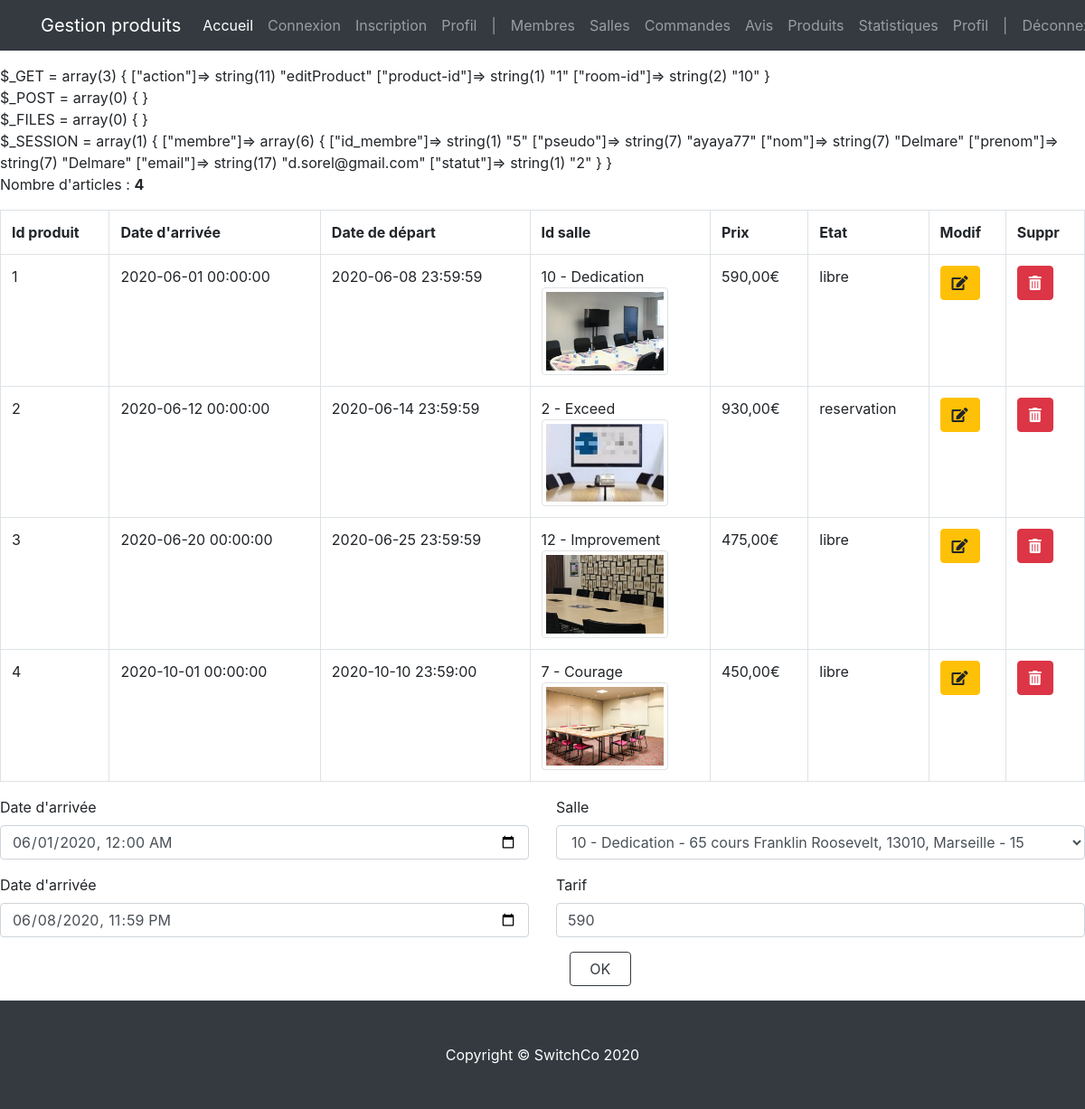
/index.php?action=editProduct&product-id=1&room-id=10& (signed in), run on the app's committed database.
### tables this page shows
CREATE TABLE `produit` (
  `id_produit` int(3) NOT NULL,
  `id_salle` int(3) NOT NULL,
  `date_arrivee` datetime NOT NULL,
  `date_depart` datetime NOT NULL,
  `prix` int(3) NOT NULL,
  `etat` enum('libre','reservation') NOT NULL DEFAULT 'libre'
);

CREATE TABLE `salle` (
  `id_salle` int(3) NOT NULL,
  `titre` varchar(200) NOT NULL,
  `description` text NOT NULL,
  `photo` varchar(200) DEFAULT NULL,
  `pays` varchar(20) NOT NULL,
  `ville` varchar(20) NOT NULL,
  `adresse` varchar(50) NOT NULL,
  `cp` int(5) NOT NULL,
  `capacite` int(3) NOT NULL,
  `categorie` enum('reunion','bureau','formation') NOT NULL
);

### controller/controller.php (called while the page is built, shortened)
<?php
require('model/model.php');
function showProduct($product_id, $room_id)
{
    $current_product = getProductForUpdate($product_id);
    $current_room = getRoomForUpdate($room_id);
    $products_list = getAllProducts();
    require('view/back-office/productsView.php');
}

### model/model.php (called while the page is built, shortened)
<?php
function dbConnect()
{
    $host_db = 'mysql:host=localhost;dbname=projet_switch';
    $login = 'root';
    $password = '';
    $options = array(
        PDO::ATTR_ERRMODE => PDO::ERRMODE_WARNING,
        PDO::MYSQL_ATTR_INIT_COMMAND => 'SET NAMES utf8'
    );
    return new PDO($host_db, $login, $password, $options);
}
function getRoomForUpdate($room_id)
{
    $pdo = dbConnect();
    $current_room = $pdo->prepare("SELECT * FROM salle WHERE id_salle = :roomId");
    $current_room->bindparam(":roomId", $room_id, PDO::PARAM_INT);
    $current_room->execute();
    if ($current_room->rowCount() > 0) {
        return $current_room->fetch(PDO::FETCH_ASSOC);
    }
}
function getAllProducts()
{
    $pdo = dbConnect();
    return $pdo->query(
        'SELECT id_produit, date_arrivee, date_depart, produit.id_salle, salle.titre, salle.capacite, salle.adresse, salle.cp, salle.ville, salle.photo, salle.description, prix, etat
FROM produit, salle
WHERE produit.id_salle = salle.id_salle'
    );
}
function getProductForUpdate($product_id)
{
    $pdo = dbConnect();
    $current_product = $pdo->prepare('SELECT * FROM produit WHERE id_produit = :productId');
    $current_product->bindParam(":productId", $product_id, PDO::PARAM_INT);
    $current_product->execute();
    if ($current_product->rowCount() > 0) {
        return $current_product->fetch(PDO::FETCH_ASSOC);
    }
}

### view/back-office/productsView.php (the view, shortened to what this page needs)
<?php if (!empty($products_list)) {
    echo '<p>Nombre d\'articles : <b>' . $products_list->rowCount() . '</b></p>';
} ?>
    <div class="table-responsive">
        <table class="table table-bordered">
            <tr>
                <th>Id produit</th>
                <th>Date d'arrivée</th>
                <th>Date de départ</th>
                <th>Id salle</th>
                <th>Prix</th>
                <th>Etat</th>
                <th>Modif</th>
                <th>Suppr</th>
            </tr>
            <?php
            while ($product = $products_list->fetch(PDO::FETCH_ASSOC)) {
                echo '<tr>';
                echo '<td>' . $product['id_produit'] . '</td>';
                echo '<td>' . $product['date_arrivee'] . '</td>';
                echo '<td>' . $product['date_depart'] . '</td>';
                echo '<td>' . $product['id_salle'] . ' - ' . $product['titre'] . '<br/><img src="../../img/' . $product['photo'] . '" class="img-thumbnail" width="140" alt="' . $product['description'] . '"></td>';
                echo '<td>' . number_format($product['prix'], 2, ',', ' ') . '€</td>';
                echo '<td>' . $product['etat'] . '</td>';
                echo '<td><a href="?action=editProduct&product-id=' . $product['id_produit'] . '&room-id=' . $product['id_salle'] . '&#form" class="btn btn-warning"><i class="fas fa-edit"></i></a></td>';
                echo '<td><a href="?action=deleteProduct&product-id=' . $product['id_produit'] . '" class="btn btn-danger" onclick="return(confirm(\'Etes-vous sûr ?\'))"><i class="fas fa-trash-alt"></i></a></td>';
                echo '</tr>';
            }
            ?>
        </table>
    </div>
<?php
$product_id = '';
$arrival = '';
$departure = '';
$price = '';
if (!empty($current_product)) {
    $product_id = $current_product['id_produit'];
    $arrival = $current_product['date_arrivee'];
    $departure = $current_product['date_depart'];
    $price = $current_product['prix'];
}
?>
    <div class="starter-template">
        <div class="row">
            <div class="col-12">
                <form method="post" id="form" action="?action=editProduct&amp;product-id=<?= $product_id ?>"
                      enctype="multipart/form-data">
                    <div class="row">
                        <div class="col-6">
                            <div class="form-group">
                                <label for="arrival">Date d'arrivée</label>
                                <input type="datetime-local" name="arrival" id="arrival" value="<?php if (!empty($arrival)){echo date('Y-m-d\TH:i', strtotime($arrival));} ?>"
                                       class="form-control">
                            </div>
                            <div class="form-group">
                                <label for="departure">Date d'arrivée</label>
                                <input type="datetime-local" name="departure" id="departure" value="<?php if (!empty($departure)){echo date('Y-m-d\TH:i', strtotime($departure));} ?>"
                                       class="form-control">
                            </div>
                        </div>
                        <div class="col-6">
                            <div class="form-group">
                                <label for="room">Salle</label>
                                <select name="room" id="room" class="form-control">
                                    <?php
                                    if (!empty($current_room)) {
                                        echo '<option value = ' . $current_room['id_salle'] . ' selected>
                ' . $current_room['id_salle'] . '
                - ' . $current_room['titre'] . '
                - ' . $current_room['adresse'] . ', ' . $current_room['cp'] . ', ' . $current_room['ville'] . '
                - ' . $current_room['capacite'] . '
                                </option>';
                                    }
                                    ?>
                                </select>
                            </div>
                            <div class="form-group">
                                <label for="price">Tarif</label>
                                <input type="number" name="price" id="price" value="<?php echo $price; ?>"
                                       class="form-control">
                            </div>
                            <div class="form-group col-2">
                                <button type="submit" class="form-control btn btn-outline-dark">OK</button>
                            </div>
                        </div>
                    </div>
                </form>
            </div>
        </div>
    </div>
<?php require('view/template/template.php'); ?>

### css/shop-homepage.css (style rules this page uses)
body { padding-top: 56px; }

### data on the page
produit: id_produit "1", date_arrivee "2020-06-01 00:00:00", date_depart "2020-06-08 23:59:59", id_salle "10", id_salle.titre "Dedication", id_salle.photo (picture), prix "590,00", etat "libre", arrival "06/01/2020 00:00", departure "06/08/2020 23:59", price "590"
produit: id_produit "2", date_arrivee "2020-06-12 00:00:00", date_depart "2020-06-14 23:59:59", id_salle "2", id_salle.titre "Exceed", id_salle.photo (picture), prix "930,00", etat "reservation"
produit: id_produit "3", date_arrivee "2020-06-20 00:00:00", date_depart "2020-06-25 23:59:59", id_salle "12", id_salle.titre "Improvement", id_salle.photo (picture), prix "475,00", etat "libre"
produit: id_produit "4", date_arrivee "2020-10-01 00:00:00", date_depart "2020-10-10 23:59:00", id_salle "7", id_salle.titre "Courage", id_salle.photo (picture), prix "450,00", etat "libre"
salle: room "10 - Dedication - 65 cours Franklin Roosevelt, 13010, Marseille - 15"

### other printed values
$title "Gestion produits"
$products_list->rowCount() "4"
